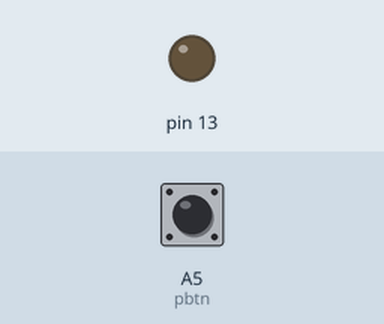
The sketch below on a simulated Arduino Uno, built with avr-gcc and run on an emulated ATmega328P. Shown: output pins drawn as LEDs (lit = HIGH). The test bench sets the inputs (shaded band); at power-on: A5 (pbtn) LOW.

Above: at 1.2 s.
1.3 s: A5 (pbtn) pulled HIGH for 0.15 s
At 1.37 s:
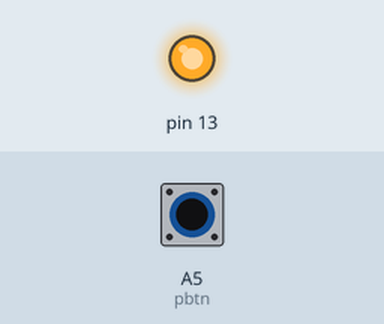
2.9 s: A5 (pbtn) pulled HIGH for 3.2 s
At 6.4 s:
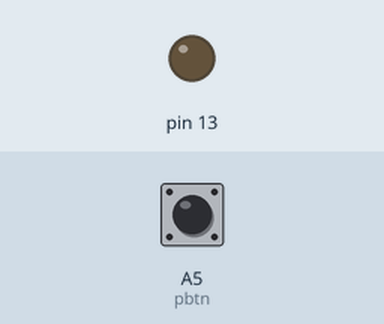
Timing chart, 0 to 7.9 s (numbered marks = the images above; inputs shaded):
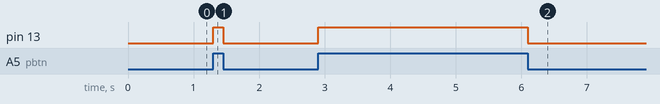

Measured:
- after the input at 1.3 s, pin 13: LOW → HIGH at once, → LOW 0.15 s later
- after the input at 2.9 s, pin 13: LOW → HIGH at once, → LOW 3.2 s later

The sketch:

pushbutton_and_led.ino
```cpp
int pbtn = A5; //pbtn=pushbutton
// to make the A2 pushbutton input vale in a variable
void setup()
{
  // put your setup code here, to run once:
  pinMode(pbtn, INPUT);
  pinMode(13, OUTPUT);
}

void loop()
{
  // put your main code here, to run repeatedly:
  int bstate = digitalRead(pbtn); //bstate=button status
  //read the input pin
  digitalWrite(13, bstate);
  bstate = 1;
  delay(1); //delay between read for stability
}
```
